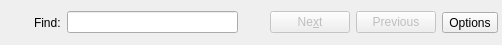
<?xml version="1.0" encoding="UTF-8"?>
<ui version="4.0">
 <author>Copyright (C) 2006 Peter Simonsson &lt;psn@linux.se&gt;</author>
 <comment>This program is free software; you can redistribute it and/or modify it under the terms of the GNU General Public License as published by the Free Software Foundation; either version 2, or (at your option) any later version.

This program is distributed in the hope that it will be useful, but WITHOUT ANY WARRANTY; without even the implied warranty of MERCHANTABILITY or FITNESS FOR A PARTICULAR PURPOSE.  See the GNU General Public License for more details.
</comment>
 <class>SearchBarBase</class>
 <widget class="QWidget" name="SearchBarBase">
  <property name="geometry">
   <rect>
    <x>0</x>
    <y>0</y>
    <width>502</width>
    <height>45</height>
   </rect>
  </property>
  <layout class="QHBoxLayout">
   <item>
    <widget class="QToolButton" name="m_closeButton">
     <property name="toolTip">
      <string>Close</string>
     </property>
     <property name="text">
      <string/>
     </property>
     <property name="autoRaise">
      <bool>true</bool>
     </property>
    </widget>
   </item>
   <item>
    <widget class="QLabel" name="m_findLabel">
     <property name="text">
      <string>Find:</string>
     </property>
    </widget>
   </item>
   <item>
    <widget class="KLineEdit" name="m_searchEdit"/>
   </item>
   <item>
    <widget class="QLabel" name="m_statusPixLabel">
     <property name="sizePolicy">
      <sizepolicy hsizetype="Maximum" vsizetype="Maximum">
       <horstretch>0</horstretch>
       <verstretch>0</verstretch>
      </sizepolicy>
     </property>
     <property name="text">
      <string/>
     </property>
     <property name="wordWrap">
      <bool>false</bool>
     </property>
    </widget>
   </item>
   <item>
    <widget class="QLabel" name="m_statusTextLabel">
     <property name="sizePolicy">
      <sizepolicy hsizetype="Maximum" vsizetype="Maximum">
       <horstretch>0</horstretch>
       <verstretch>0</verstretch>
      </sizepolicy>
     </property>
     <property name="text">
      <string/>
     </property>
     <property name="wordWrap">
      <bool>false</bool>
     </property>
    </widget>
   </item>
   <item>
    <widget class="KPushButton" name="m_findNextButton">
     <property name="enabled">
      <bool>false</bool>
     </property>
     <property name="text">
      <string>Ne&amp;xt</string>
     </property>
    </widget>
   </item>
   <item>
    <widget class="KPushButton" name="m_findPreviousButton">
     <property name="enabled">
      <bool>false</bool>
     </property>
     <property name="text">
      <string>Previous</string>
     </property>
     <property name="flat">
      <bool>false</bool>
     </property>
    </widget>
   </item>
   <item>
    <widget class="QToolButton" name="m_optionsButton">
     <property name="text">
      <string>Options</string>
     </property>
    </widget>
   </item>
  </layout>
 </widget>
 <layoutdefault spacing="6" margin="4"/>
 <layoutfunction spacing="KDialog::spacingHint"/>
 <customwidgets>
  <customwidget>
   <class>KPushButton</class>
   <extends>QPushButton</extends>
   <header>kpushbutton.h</header>
  </customwidget>
  <customwidget>
   <class>KLineEdit</class>
   <extends>QLineEdit</extends>
   <header>klineedit.h</header>
  </customwidget>
 </customwidgets>
 <includes>
  <include location="local">klineedit.h</include>
  <include location="local">kpushbutton.h</include>
  <include location="local">kpushbutton.h</include>
 </includes>
 <resources/>
 <connections/>
</ui>
